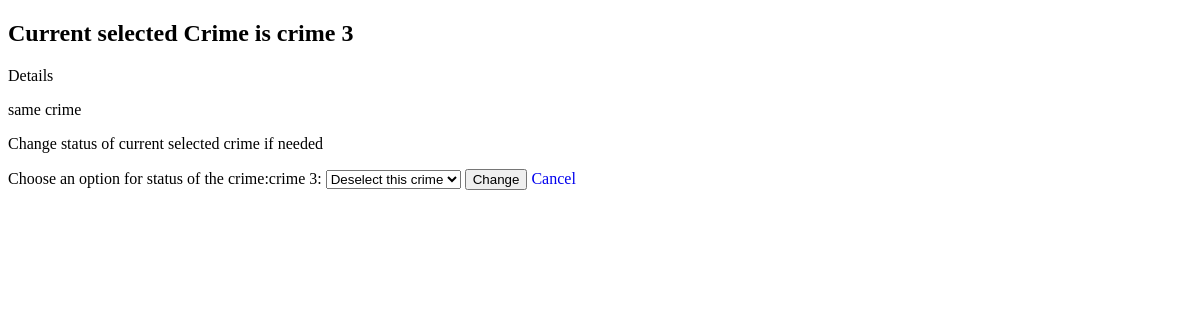
/police/cancelCrime/ (signed in), run on an earlier commit of the app's database.
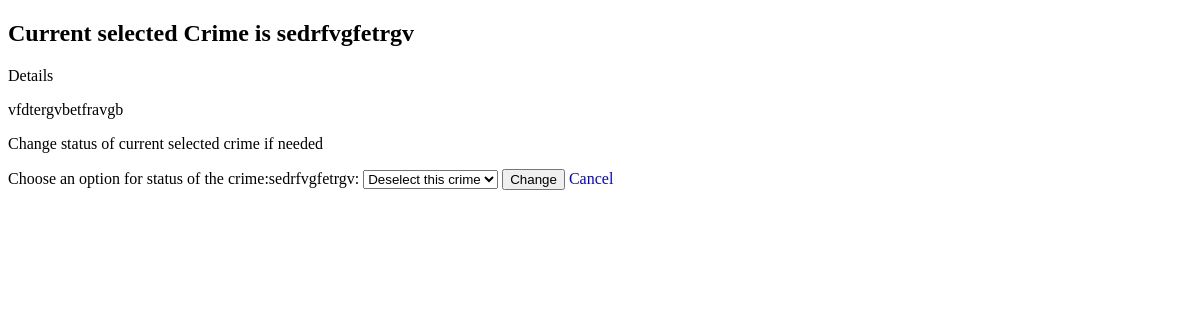
And on a later commit of the database.
### police/models.py (models this page shows, shortened)
class Crime(models.Model):
    statusChoice = [
        ("Completed", "Completed"),
        ("Investigating", "Investigating"),
        ("Request Pending", "Request Pending"),
    ]
    crime_type = models.CharField(max_length=50)
    description = models.TextField()
    location = models.CharField(max_length=50)
    station = models.ForeignKey(Station, on_delete=models.CASCADE)
    status = models.CharField(max_length=50, choices=statusChoice)
    submitted_by = models.ForeignKey(CivilianModel, on_delete=models.CASCADE)

### police/views.py (the view)
# urls.py: path("cancelCrime/", views.cancel_current_crime, name="cancelCrime"),
@login_required(login_url="policeLogin")
@user_passes_test(is_police, login_url="policeLogin")
def cancel_current_crime(request):
    user = request.user
    police = PoliceModel.objects.get(user=user)
    crime = police.current_crime
    if request.method == "POST":
        police.current_crime = None
        other_crimes = (
            PoliceModel.objects.exclude(id=police.id)
            .filter(current_crime=crime)
            .exists()
        )  # Check if an officer is working in a crime or not in others perspective also
        if not other_crimes:
            crime.status = "Request Pending"
        else:
            crime.status = "Investigating"
        police.save()
        crime.save()
        messages.success(
            request, "Current crime under investigation has been unselected"
        )
        return redirect("policeHome")
    else:
        if police.current_crime is None:
            messages.error(request, "Select a crime first ")
            return redirect("policeHome")
        return render(request, "police_template/cancelCrime.html", {"crime": crime})

### police/views.py (called while the page is built)
def is_police(user):
    return user.user_type == "Police"

### templates/police_template/cancelCrime.html (shortened to what this page needs)
<!DOCTYPE html>
<html lang="en">
<head>
</head>
<body>
    <div class="container">
        <h2>Current selected Crime is {{crime.crime_type}}</h2>
        Details
        <p>{{crime.description}}</p>
        <p>Change status of current selected crime if needed</p>
        <form method="POST">
            <label for="options">Choose an option for status of the crime:{{crime.crime_type}}:</label>
            <select id="options" name="status">
                <option value="Request Pending">Deselect this crime</option>
            </select>
            <button type="submit">Change</button>
            <a href="{% url 'policeHome' %}" style="text-decoration: none;">Cancel</a>
        </form>
    </div>
</body>
</html>

What changed in the data, as far as the page shows it:
no longer on this page (row edited): Crime: crime_type "crime 3", description "same crime"
now on this page (row edited): Crime: crime_type "sedrfvgfetrgv", description "vfdtergvbetfravgb"
